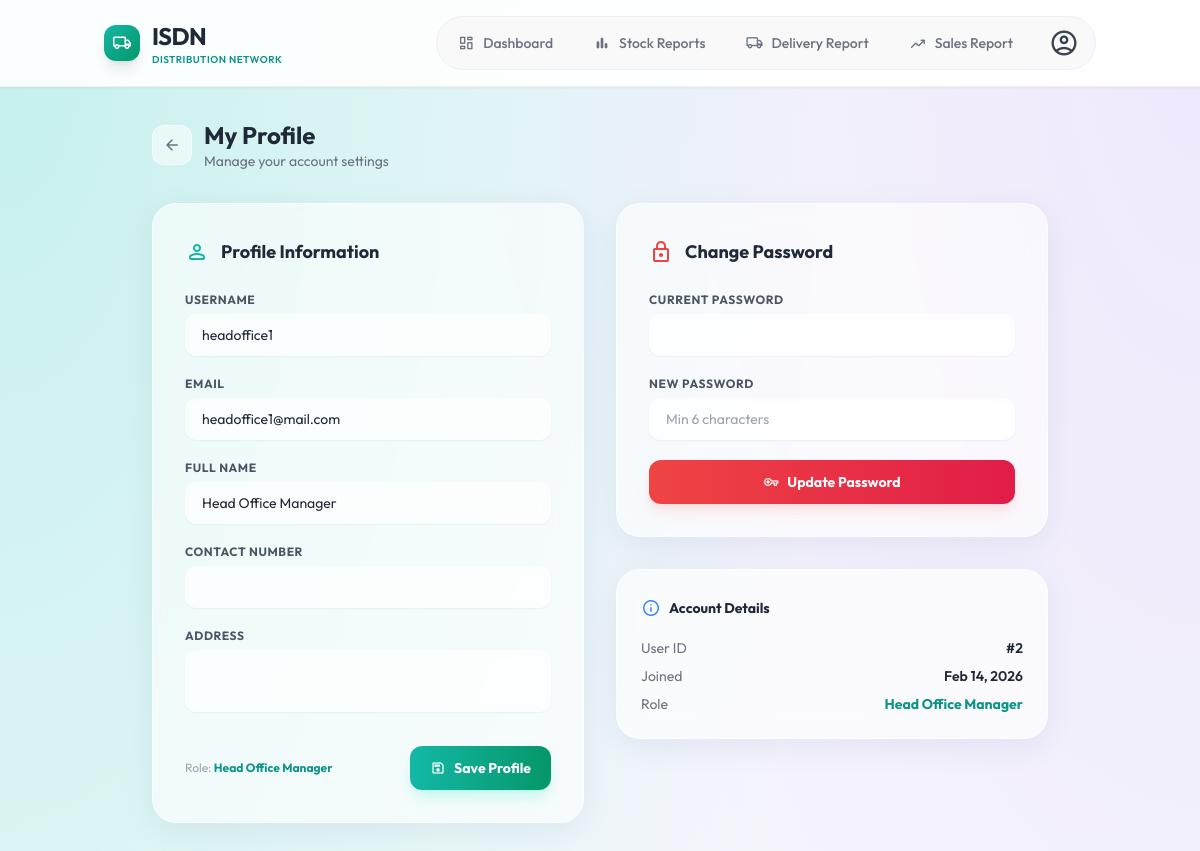
Page /index.php?page=profile (signed in) on the committed database.
### tables this page shows
CREATE TABLE `users` (
  `id` int(11) NOT NULL,
  `username` varchar(100) NOT NULL,
  `email` varchar(150) NOT NULL,
  `password` varchar(255) NOT NULL,
  `role` enum('customer','rdc_manager','rdc_clerk','rdc_sales_ref','logistics_officer','rdc_driver','head_office_manager','system_admin') DEFAULT 'customer',
  `rdc_id` int(11) DEFAULT NULL,
  `google_id` varchar(255) DEFAULT NULL,
  `password_reset_token` varchar(255) DEFAULT NULL,
  `password_reset_expires` datetime DEFAULT NULL,
  `is_active` tinyint(1) NOT NULL DEFAULT 1,
  `created_at` timestamp NULL DEFAULT current_timestamp(),
  `updated_at` timestamp NULL DEFAULT current_timestamp() ON UPDATE current_timestamp()
);

### includes/functions.php (called while the page is built, shortened)
<?php
function current_user_role() {
    return $_SESSION['role'] ?? null;
}
function dashboard_page_for_role($role) {
    $map = [
        'customer' => 'dashboard',
        'rdc_manager' => 'rdc-manager-dashboard',
        'rdc_clerk' => 'rdc-clerk-dashboard',
        'rdc_sales_ref' => 'rdc-sales-ref-dashboard',
        'logistics_officer' => 'logistics-officer-dashboard',
        'rdc_driver' => 'rdc-driver-dashboard',
        'head_office_manager' => 'head-office-manager-dashboard',
        'system_admin' => 'system-admin-dashboard'
    ];
    return $map[$role] ?? 'dashboard';
}
?>

### models/Profile.php (called while the page is built, shortened)
<?php
class Profile {
    private $pdo;
    private static $roleTable = [
        'customer'           => 'retail_customers',
        'rdc_manager'        => 'rdc_managers',
        'rdc_clerk'          => 'rdc_clerks',
        'rdc_sales_ref'      => 'rdc_sales_refs',
        'logistics_officer'  => 'rdc_logistics_officers',
        'rdc_driver'         => 'rdc_drivers',
        'head_office_manager'=> 'head_office_managers',
    ];
    public function __construct(PDO $pdo) {
        $this->pdo = $pdo;
    }
    public function getProfile(int $userId, string $role): ?array {
        $stmt = $this->pdo->prepare("SELECT id, username, email, role, created_at FROM users WHERE id = ?");
        $stmt->execute([$userId]);
        $user = $stmt->fetch(PDO::FETCH_ASSOC);
        $table = self::$roleTable[$role] ?? null;
        if ($table) {
            $stmt = $this->pdo->prepare("SELECT name, contact_number, address FROM {$table} WHERE user_id = ?");
            $stmt->execute([$userId]);
            $extra = $stmt->fetch(PDO::FETCH_ASSOC);
            if ($extra) {
                $user = array_merge($user, $extra);
            } else {
                $user['name'] = $user['address'] = $user['contact_number'] = null;
            }
        } else {
            $user['name'] = $user['address'] = $user['contact_number'] = null;
        }
        return $user;
    }
}

### views/shared/profile_edit.php (the view, shortened to what this page needs)
<?php
require_once __DIR__ . '/../../models/Profile.php';
$role = current_user_role();
$userId = (int) $_SESSION['user_id'];
$profileModel = new Profile($pdo);
$profile = $profileModel->getProfile($userId, $role);
$dashboardPage = dashboard_page_for_role($role);
require_once __DIR__ . '/../../includes/header.php';
?>
<div class="min-h-screen py-8 px-4 sm:px-6 lg:px-8">
    <div class="max-w-4xl mx-auto">
        <div class="flex items-center gap-3 mb-8">
            <a href="<?php echo BASE_PATH; ?>/index.php?page=<?php echo htmlspecialchars($dashboardPage); ?>" class="w-10 h-10 rounded-xl bg-white/50 border border-white/60 flex items-center justify-center text-gray-500 hover:text-gray-700 hover:bg-white/70 transition"><span class="material-symbols-rounded">arrow_back</span></a>
            <div>
                <h1 class="text-2xl font-bold text-gray-800 font-['Outfit']">My Profile</h1>
                <p class="text-sm text-gray-500">Manage your account settings</p>
            </div>
        </div>
        <div class="grid grid-cols-1 lg:grid-cols-2 gap-8">
            <div class="glass-panel rounded-3xl p-6 sm:p-8">
                <div class="flex items-center space-x-3 mb-6">
                    <span class="material-symbols-rounded text-teal-500 text-2xl">person</span>
                    <h2 class="text-lg font-bold text-gray-800 font-['Outfit']">Profile Information</h2>
                </div>
                <form method="POST" action="<?php echo BASE_PATH; ?>/index.php?page=profile" class="space-y-5">
                    <div>
                        <label class="block text-xs font-bold text-gray-600 uppercase tracking-wider mb-1.5">Username</label>
                        <input type="text" name="username" required value="<?php echo htmlspecialchars($profile['username'] ?? ''); ?>"
                               class="w-full border border-white/40 bg-white/30 backdrop-blur-sm rounded-xl px-4 py-2.5 text-sm focus:ring-2 focus:ring-teal-500 transition shadow-sm">
                    </div>
                    <div>
                        <label class="block text-xs font-bold text-gray-600 uppercase tracking-wider mb-1.5">Email</label>
                        <input type="email" name="email" required value="<?php echo htmlspecialchars($profile['email'] ?? ''); ?>"
                               class="w-full border border-white/40 bg-white/30 backdrop-blur-sm rounded-xl px-4 py-2.5 text-sm focus:ring-2 focus:ring-teal-500 transition shadow-sm">
                    </div>
                    <div>
                        <label class="block text-xs font-bold text-gray-600 uppercase tracking-wider mb-1.5">Full Name</label>
                        <input type="text" name="name" value="<?php echo htmlspecialchars($profile['name'] ?? ''); ?>"
                               class="w-full border border-white/40 bg-white/30 backdrop-blur-sm rounded-xl px-4 py-2.5 text-sm focus:ring-2 focus:ring-teal-500 transition shadow-sm">
                    </div>
                    <div>
                        <label class="block text-xs font-bold text-gray-600 uppercase tracking-wider mb-1.5">Contact Number</label>
                        <input type="text" name="contact_number" value="<?php echo htmlspecialchars($profile['contact_number'] ?? ''); ?>"
                               class="w-full border border-white/40 bg-white/30 backdrop-blur-sm rounded-xl px-4 py-2.5 text-sm focus:ring-2 focus:ring-teal-500 transition shadow-sm">
                    </div>
                    <div>
                        <label class="block text-xs font-bold text-gray-600 uppercase tracking-wider mb-1.5">Address</label>
                        <textarea name="address" rows="2"
                                  class="w-full border border-white/40 bg-white/30 backdrop-blur-sm rounded-xl px-4 py-2.5 text-sm focus:ring-2 focus:ring-teal-500 transition shadow-sm resize-none"><?php echo htmlspecialchars($profile['address'] ?? ''); ?></textarea>
                    </div>
                    <div class="flex items-center justify-between pt-2">
                        <p class="text-xs text-gray-400">Role: <span class="font-bold text-teal-600"><?php echo ucwords(str_replace('_', ' ', $profile['role'] ?? '')); ?></span></p>
                        <button type="submit" class="px-5 py-2.5 rounded-xl bg-gradient-to-r from-teal-500 to-emerald-600 text-white font-bold text-sm shadow-lg shadow-teal-200/50 hover:scale-[1.02] transition flex items-center gap-2">
                            <span class="material-symbols-rounded text-base">save</span> Save Profile
                        </button>
                    </div>
                </form>
            </div>
            <div class="space-y-8">
                <div class="glass-panel rounded-3xl p-6 sm:p-8">
                    <div class="flex items-center space-x-3 mb-6">
                        <span class="material-symbols-rounded text-red-500 text-2xl">lock</span>
                        <h2 class="text-lg font-bold text-gray-800 font-['Outfit']">Change Password</h2>
                    </div>
                    <form method="POST" action="<?php echo BASE_PATH; ?>/index.php?page=profile" class="space-y-5">
                        <div>
                            <label class="block text-xs font-bold text-gray-600 uppercase tracking-wider mb-1.5">Current Password</label>
                            <input type="password" name="current_password" required
                                   class="w-full border border-white/40 bg-white/30 backdrop-blur-sm rounded-xl px-4 py-2.5 text-sm focus:ring-2 focus:ring-red-400 transition shadow-sm">
                        </div>
                        <div>
                            <label class="block text-xs font-bold text-gray-600 uppercase tracking-wider mb-1.5">New Password</label>
                            <input type="password" name="new_password" required minlength="6"
                                   class="w-full border border-white/40 bg-white/30 backdrop-blur-sm rounded-xl px-4 py-2.5 text-sm focus:ring-2 focus:ring-red-400 transition shadow-sm" placeholder="Min 6 characters">
                        </div>
                        <button type="submit" class="w-full px-5 py-2.5 rounded-xl bg-gradient-to-r from-red-500 to-rose-600 text-white font-bold text-sm shadow-lg shadow-red-200/50 hover:scale-[1.02] transition flex items-center justify-center gap-2">
                            <span class="material-symbols-rounded text-base">vpn_key</span> Update Password
                        </button>
                    </form>
                </div>
                <div class="glass-card rounded-3xl p-6">
                    <div class="flex items-center space-x-2 mb-4">
                        <span class="material-symbols-rounded text-blue-500 text-xl">info</span>
                        <h3 class="text-sm font-bold text-gray-800 font-['Outfit']">Account Details</h3>
                    </div>
                    <div class="space-y-2 text-sm">
                        <div class="flex justify-between"><span class="text-gray-500">User ID</span><span class="font-semibold text-gray-800">#<?php echo $profile['id'] ?? ''; ?></span></div>
                        <div class="flex justify-between"><span class="text-gray-500">Joined</span><span class="font-semibold text-gray-800"><?php echo !empty($profile['created_at']) ? date('M j, Y', strtotime($profile['created_at'])) : '-'; ?></span></div>
                        <div class="flex justify-between"><span class="text-gray-500">Role</span><span class="font-bold text-teal-600"><?php echo ucwords(str_replace('_', ' ', $profile['role'] ?? '')); ?></span></div>
                    </div>
                </div>
            </div>
        </div>
    </div>
</div>
<?php require_once __DIR__ . '/../../includes/footer.php'; ?>

### assets/css/style.css (style rules this page uses)
body { font-family: 'Outfit', sans-serif; background: linear-gradient(135deg, #f0fdfa 0%, #ffffff 50%, #ecfdf5 100%); color: #1f2937; }
.glass-panel { background: rgba(255, 255, 255, 0.7); backdrop-filter: blur(12px); -webkit-backdrop-filter: blur(12px); border: 1px solid rgba(255, 255, 255, 0.5); box-shadow: 0 8px 32px 0 rgba(31, 38, 135, 0.07); }
.glass-card { background: rgba(255, 255, 255, 0.5); backdrop-filter: blur(8px); -webkit-backdrop-filter: blur(8px); border: 1px solid rgba(255, 255, 255, 0.4); box-shadow: 0 4px 6px rgba(0, 0, 0, 0.02); transition: all 0.3s ease; }

### assets/css/custom.css (style rules this page uses)
body { font-family: 'Outfit', 'Inter', sans-serif; background-color: #f0fdfa; background-image: radial-gradient(at 0% 0%, rgba(45, 212, 191, 0.25) 0px, transparent 50%), radial-gradient(at 100% 0%, rgba(200, 160, 255, 0.2) 0px, transparent 50%), radial-gradient(at 100% 100%, rgba(20, 184, 166, 0.25) 0px, transparent 50%), radial-gradient(at 0% 100%, rgba(100, 200, 255, 0.2) 0px, transparent 50%); background-attachment: fixed; }
.glass-panel { background: rgba(255, 255, 255, 0.6); backdrop-filter: blur(16px); -webkit-backdrop-filter: blur(16px); border: 1px solid rgba(255, 255, 255, 0.5); }
.glass-card { background: rgba(255, 255, 255, 0.65); backdrop-filter: blur(12px); border: 1px solid rgba(255, 255, 255, 0.4); box-shadow: 0 8px 32px rgba(31, 38, 135, 0.07); }

### includes/header.php (style rules this page uses)
.material-symbols-rounded { vertical-align: middle; font-size: 1.25rem; }

### rows in the picture
users: username "headoffice1", email "headoffice1@mail.com", role "Head Office Manager", id "2", created_at "Feb 14, 2026"

### other values in the picture
$item['label'] "Dashboard"
$item['label'] "Stock Reports"
$item['label'] "Delivery Report"
$item['label'] "Sales Report"
